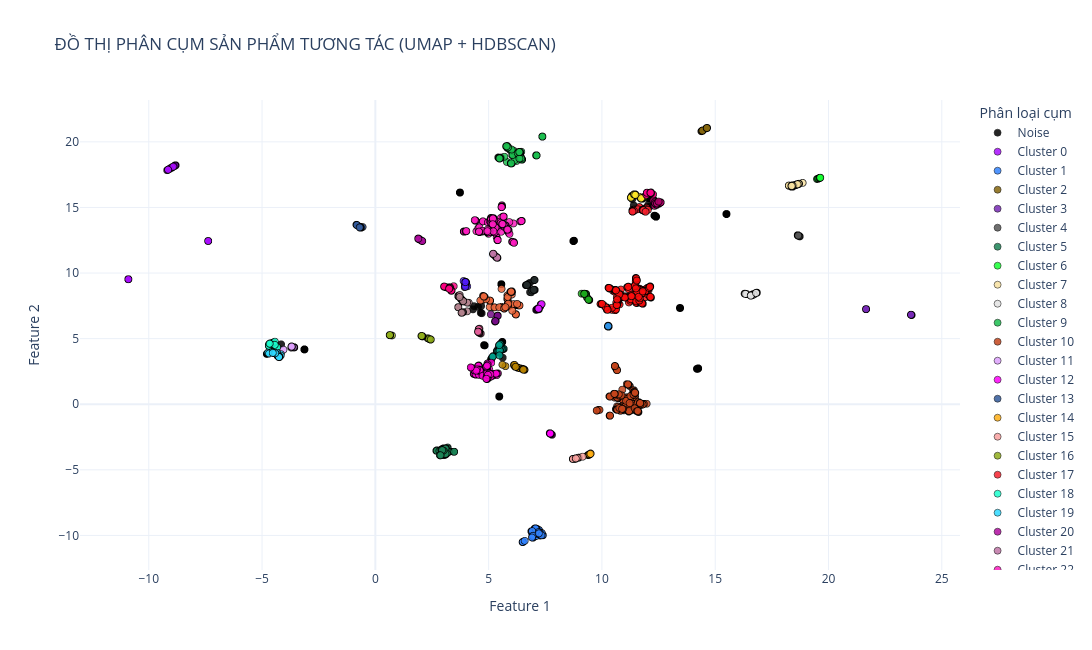

The notebook cell saved with this chart:
### Markdown cell above
# Bước 4: Trực quan hóa kết quả phân cụm tương tác (Plotly)

### Code cell
import numpy as np
import pandas as pd
import hdbscan
import os
import time
import plotly.express as px

# =====================================================================
# BƯỚC 1: KHỞI TẠO VÀ KIỂM TRA DỮ LIỆU LUỒNG PHÂN CỤM
# =====================================================================
if not os.path.exists("coordinates_2d.npy") or not os.path.exists("DuLieuDaLamSach.csv"):
    raise FileNotFoundError("Đảm bảo file 'coordinates_2d.npy' và 'DuLieuDaLamSach.csv' nằm cùng thư mục!")

X = np.load("coordinates_2d.npy")
df_products = pd.read_csv("DuLieuDaLamSach.csv")
total_samples = len(X)

CO_DU_LIEU_TEXT = 'Product_Keywords' 

if CO_DU_LIEU_TEXT not in df_products.columns:
    # Nếu không tìm thấy cột bạn cấu hình, code sẽ tự lấy cột đầu tiên có dạng chữ để làm mẫu
    text_cols = df_products.select_dtypes(include=['object']).columns
    if len(text_cols) > 0:
        CO_DU_LIEU_TEXT = text_cols[0]
    else:
        # Nếu file hoàn toàn không có cột chữ, tạo cột giả lập để tránh lỗi crash code
        df_products['Mock_Text'] = "Sản phẩm mã số " + df_products.index.astype(str)
        CO_DU_LIEU_TEXT = 'Mock_Text'

print(f"Đã nạp tọa độ UMAP: {total_samples} sản phẩm.")
print(f"Cột dữ liệu chữ được chọn để hiển thị khi hover: '{CO_DU_LIEU_TEXT}'")
print("\n" + "══════════════════════════════════════════════════════════════════════")
print("CHẠY TIẾN TRÌNH OPTIMIZED GRID SEARCH CHO HDBSCAN (ĐA NHÂN CPU)")
print("══════════════════════════════════════════════════════════════════════")
print(f" {'mcs':>5} {'ms':>5} {'clusters':>10} {'noise%':>10} {'noise_n':>9} {'Time(s)':>8}")
print("──────────────────────────────────────────────────────────────────────")

# Không gian tìm kiếm tham số
hdb_sizes = [5, 6, 7, 8, 10, 15, 20]
hdb_samples = [1, 2, 3, 4, 5, 6, 7, 8, 9, 10]

best_params = None
best_labels = None
min_noise_ratio = 1.0  # Ưu tiên số 1: Hạ tỷ lệ nhiễu xuống thấp nhất
max_clusters_for_min_noise = -1

# =====================================================================
# BƯỚC 2: GRID SEARCH TỐI ƯU HÓA TỐC ĐỘ & ĐÁNH GIÁ MỊN CỤM
# =====================================================================
# Đảo trục hdb_samples ra ngoài giúp cấu trúc cache khoảng cách vận hành mượt hơn
for m in hdb_samples:
    for s in hdb_sizes:
        if m > s: 
            continue  # Điều kiện bắt buộc: min_samples không được lớn hơn min_cluster_size
            
        start_time = time.time()
        
        model = hdbscan.HDBSCAN(
            min_cluster_size=s, 
            min_samples=m, 
            metric='euclidean', 
            prediction_data=False
        )
        labels = model.fit_predict(X)
        
        elapsed_time = time.time() - start_time
        
        n_clusters = len(set(labels)) - (1 if -1 in labels else 0)
        n_noise = np.sum(labels == -1)
        noise_ratio = n_noise / total_samples
        
        print(f" {s:>5} {m:>5} {n_clusters:>10} {noise_ratio*100:>9.1f}% {n_noise:>9} {elapsed_time:>8.2f}")
        
        # CHIẾN LƯỢC ĐÁNH GIÁ:
        # 1. Tìm các bộ tham số đạt tỷ lệ nhiễu thấp nhất.
        # 2. Trong các bộ nhiễu thấp bằng nhau, ưu tiên bộ sinh ra nhiều cụm nhất (tránh gộp sai cụm thô).
        if noise_ratio < min_noise_ratio:
            min_noise_ratio = noise_ratio
            max_clusters_for_min_noise = n_clusters
            best_params = {'mcs': s, 'ms': m, 'clusters': n_clusters, 'noise_n': n_noise, 'noise_ratio': noise_ratio}
            best_labels = labels
        elif abs(noise_ratio - min_noise_ratio) < 1e-4:
            if n_clusters > max_clusters_for_min_noise:
                max_clusters_for_min_noise = n_clusters
                best_params = {'mcs': s, 'ms': m, 'clusters': n_clusters, 'noise_n': n_noise, 'noise_ratio': noise_ratio}
                best_labels = labels

print("──────────────────────────────────────────────────────────────────────")
print(" BÁO CÁO NGHIỆM THU THAM SỐ TỐT NHẤT HDBSCAN (ĐÃ TỐI ƯU HẠ NOISE)")
print("══════════════════════════════════════════════════════════════════════")
print(f" * Cấu hình tối ưu chốt hạ: min_cluster_size = {best_params['mcs']}, min_samples = {best_params['ms']}")
print(f" * Số lượng cụm tự nhiên giữ lại (chống gộp sai): {best_params['clusters']} cụm")
print(f" * Số lượng sản phẩm rác/dị biệt bị lọc: {best_params['noise_n']} sản phẩm")
print(f" * TỶ LỆ DỮ LIỆU BỊ GÁN NHÃN NHIỄU (-1): {best_params['noise_ratio']*100:.2f}% (Đã tối thiểu hóa)")
print("══════════════════════════════════════════════════════════════════════")

# =====================================================================
# BƯỚC 3: XUẤT BẢNG BIỂU OUTPUT DẠNG FILE
# =====================================================================
np.save("hdbscan_cluster_labels.npy", best_labels)
df_products['HDBSCAN_Cluster_ID'] = best_labels
df_products.to_csv("KetQua_PhanCum_HDBSCAN.csv", index=False)

print("Đã lưu mảng mã cụm vào: 'hdbscan_cluster_labels.npy'")
print("Đã xuất file bảng tính nghiệm thu: 'KetQua_PhanCum_HDBSCAN.csv'")

# =====================================================================
# BƯỚC 4: TRỰC QUAN HÓA TƯƠNG TÁC HOVER BẰNG PLOTLY (MÔ PHỎNG ẢNH MẪU)
# =====================================================================
print("\nĐang khởi tạo bản đồ trực quan hóa dữ liệu tương tác...")

df_vis = df_products.copy()
df_vis['Feature 1'] = X[:, 0]
df_vis['Feature 2'] = X[:, 1]

# Định dạng nhãn text hiển thị
df_vis['Cluster_Name'] = df_vis['HDBSCAN_Cluster_ID'].apply(
    lambda x: "Noise" if x == -1 else f"Cluster {x}"
)

# Sắp xếp để các điểm Noise vẽ ở lớp nền dưới, các cụm màu nổi lên trên đè lên
df_vis = df_vis.sort_values(by='HDBSCAN_Cluster_ID')

# Thiết lập bảng màu thủ công: Ép Noise làm màu đen, các cụm khác phân phối màu ngẫu nhiên sắc nét
unique_clusters = df_vis['Cluster_Name'].unique()
color_map = {}
color_palette = px.colors.qualitative.Alphabet + px.colors.qualitative.Dark24

color_idx = 0
for cluster in unique_clusters:
    if cluster == "Noise":
        color_map[cluster] = "#000000"  # Màu đen đặc trưng cho điểm nhiễu
    else:
        color_map[cluster] = color_palette[color_idx % len(color_palette)]
        color_idx += 1

# Khởi tạo đồ thị Scatter Plotly
fig = px.scatter(
    df_vis, 
    x='Feature 1', 
    y='Feature 2',
    color='Cluster_Name',
    color_discrete_map=color_map,
    hover_data={
        'Feature 1': ':.5f',       # Lấy tọa độ chính xác 5 chữ số thập phân
        'Feature 2': ':.5f',
        'Cluster_Name': True,      # Hiện tên cụm dạng text
        CO_DU_LIEU_TEXT: True      # Bốc dữ liệu nội dung sản phẩm lên ô hover
    },
    title="ĐỒ THỊ PHÂN CỤM SẢN PHẨM TƯƠNG TÁC (UMAP + HDBSCAN)"
)

# Tinh chỉnh kích thước marker và bổ sung viền đen bao quanh điểm tròn giống ảnh mẫu
fig.update_traces(
    marker=dict(
        size=7,
        opacity=0.85,
        line=dict(width=0.6, color='black')  # Tạo nét viền đen bao quanh hạt màu
    )
)

# Tinh chỉnh giao diện nền trắng, ô hover màu hồng nhạt đặc trưng
fig.update_layout(
    template='plotly_white',
    hoverlabel=dict(
        bgcolor="#f0718d",          # Nền màu hồng cánh sen / hồng đậm y hệt ảnh mẫu của bạn
        font_size=13,
        font_family="Arial",
        font_color="black"
    ),
    xaxis_title="Feature 1",
    yaxis_title="Feature 2",
    legend_title="Phân loại cụm",
    width=1200,
    height=650
)

# Xuất biểu đồ ra file HTML tĩnh độc lập (Double click mở bằng mọi trình duyệt để xem)
fig.write_html("BieuDo_TuongTac_HDBSCAN.html")
print("====> ĐÃ HOÀN THÀNH TẤT CẢ Ý! Hãy mở file 'BieuDo_TuongTac_HDBSCAN.html' để kiểm tra kết quả.")

# Nếu bạn chạy trên môi trường Jupyter / Colab, đồ thị sẽ tự vẽ ra màn hình dưới đây
fig.show()
